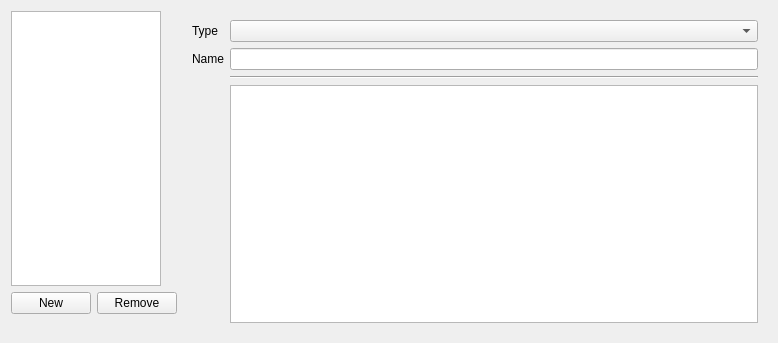
<?xml version="1.0" encoding="UTF-8"?>
<ui version="4.0">
 <class>Form</class>
 <widget class="QWidget" name="Form">
  <property name="geometry">
   <rect>
    <x>0</x>
    <y>0</y>
    <width>778</width>
    <height>343</height>
   </rect>
  </property>
  <property name="windowTitle">
   <string>Form</string>
  </property>
  <layout class="QGridLayout" name="gridLayout">
   <item row="0" column="4" rowspan="5" colspan="3">
    <widget class="QWidget" name="widgetEdit" native="true">
     <layout class="QGridLayout" name="gridLayout_3">
      <item row="0" column="0">
       <widget class="QLabel" name="label_2">
        <property name="text">
         <string>Type</string>
        </property>
       </widget>
      </item>
      <item row="3" column="1">
       <widget class="QStackedWidget" name="stackedWidget">
        <property name="currentIndex">
         <number>0</number>
        </property>
        <widget class="QWidget" name="pageText">
         <layout class="QHBoxLayout" name="horizontalLayout">
          <property name="spacing">
           <number>0</number>
          </property>
          <property name="leftMargin">
           <number>0</number>
          </property>
          <property name="topMargin">
           <number>0</number>
          </property>
          <property name="rightMargin">
           <number>0</number>
          </property>
          <property name="bottomMargin">
           <number>0</number>
          </property>
          <item>
           <widget class="QPlainTextEdit" name="plainTextEdit"/>
          </item>
         </layout>
        </widget>
        <widget class="QWidget" name="pageURL">
         <layout class="QGridLayout" name="gridLayout_2">
          <item row="1" column="0">
           <widget class="QLabel" name="label_3">
            <property name="text">
             <string>URL</string>
            </property>
           </widget>
          </item>
          <item row="2" column="1">
           <spacer name="verticalSpacer">
            <property name="orientation">
             <enum>Qt::Vertical</enum>
            </property>
            <property name="sizeHint" stdset="0">
             <size>
              <width>20</width>
              <height>40</height>
             </size>
            </property>
           </spacer>
          </item>
          <item row="1" column="1">
           <widget class="QLineEdit" name="lineEdit_URL"/>
          </item>
         </layout>
        </widget>
        <widget class="QWidget" name="pageFile">
         <widget class="QLabel" name="label_4">
          <property name="geometry">
           <rect>
            <x>0</x>
            <y>10</y>
            <width>47</width>
            <height>13</height>
           </rect>
          </property>
          <property name="text">
           <string>TextLabel</string>
          </property>
         </widget>
        </widget>
       </widget>
      </item>
      <item row="1" column="0">
       <widget class="QLabel" name="label">
        <property name="text">
         <string>Name</string>
        </property>
       </widget>
      </item>
      <item row="0" column="1">
       <widget class="QComboBox" name="comboBox_Type"/>
      </item>
      <item row="1" column="1">
       <widget class="QLineEdit" name="lineEdit_Title"/>
      </item>
      <item row="2" column="1">
       <widget class="Line" name="line">
        <property name="orientation">
         <enum>Qt::Horizontal</enum>
        </property>
       </widget>
      </item>
     </layout>
    </widget>
   </item>
   <item row="0" column="0">
    <widget class="QListWidget" name="annotationList">
     <property name="sizePolicy">
      <sizepolicy hsizetype="Maximum" vsizetype="Expanding">
       <horstretch>0</horstretch>
       <verstretch>0</verstretch>
      </sizepolicy>
     </property>
     <property name="maximumSize">
      <size>
       <width>150</width>
       <height>16777215</height>
      </size>
     </property>
    </widget>
   </item>
   <item row="1" column="0">
    <layout class="QHBoxLayout" name="horizontalLayout_2">
     <item>
      <widget class="QPushButton" name="btnAdd">
       <property name="text">
        <string>New</string>
       </property>
      </widget>
     </item>
     <item>
      <widget class="QPushButton" name="btnRemove">
       <property name="text">
        <string>Remove</string>
       </property>
      </widget>
     </item>
    </layout>
   </item>
  </layout>
 </widget>
 <resources/>
 <connections/>
</ui>
